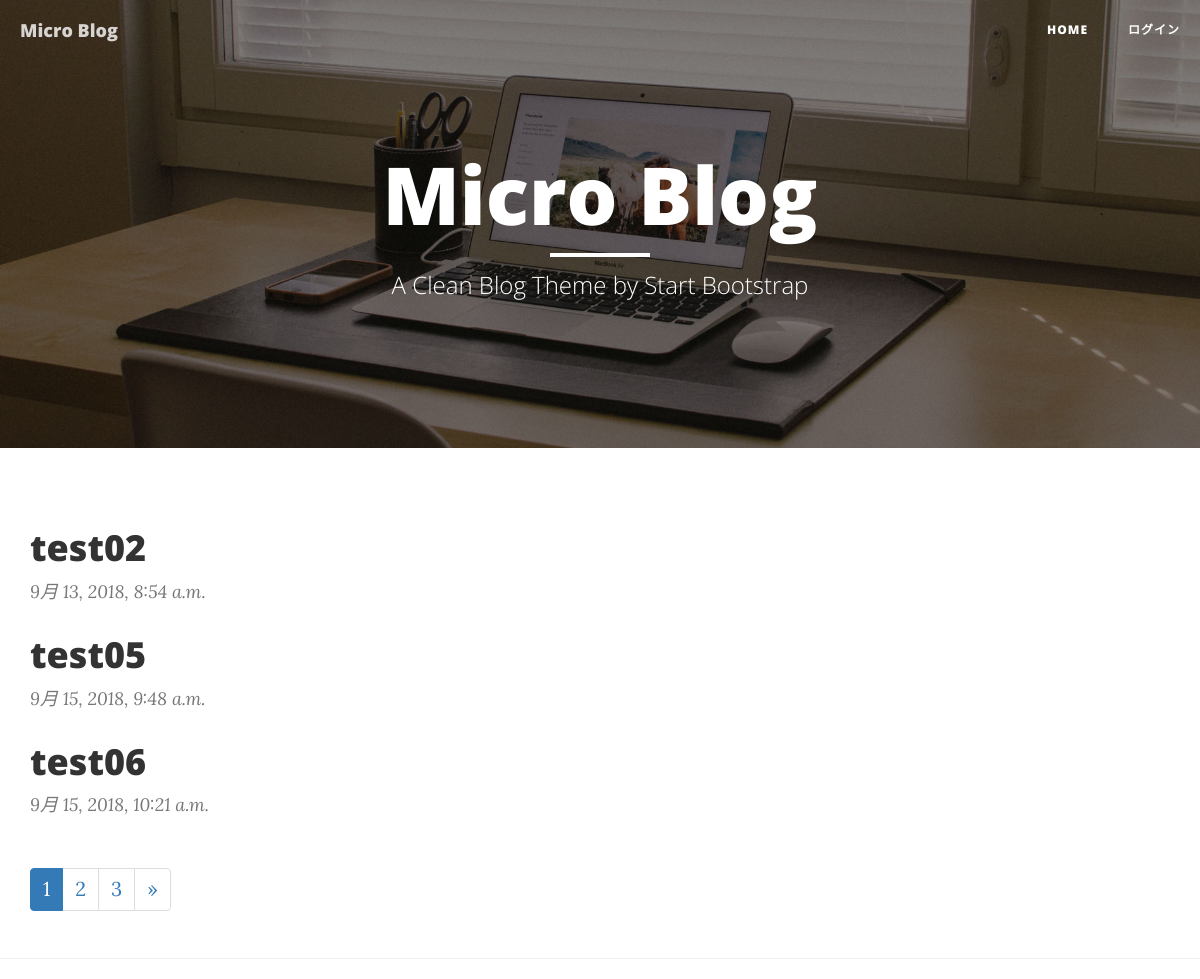
The page / on the database its author committed.
### blog/models.py (models this page shows, shortened)
class Blog(models.Model):
    content = models.CharField(max_length=140, verbose_name='本文')
    posted_date = models.DateTimeField(auto_now_add=True)

### blog/views.py (the view)
# urls.py: path('', BlogListView.as_view(), name="index"),
class BlogListView(ListView):
    model = Blog
    paginate_by = 3
    context_object_name = "blogs"

### blog/templates/blog/blog_list.html (shortened to what this page needs)
{% extends "base.html" %}
{% block body %}
    {% for blog in blogs %}
        <div class="post-preview">
            <a href="{% url 'detail' blog.id %}">
                <h2 class="post-title">{{  blog.content }}</h2>
            </a>
            <p class="post-meta">{{ blog.posted_date}}</p>
        </div>
    {% endfor %}
<nav aria-label="Page navigation example">
  <ul class="pagination">
    {% for page in paginator.page_range %}
      <li {% if page == page_obj.number %} class="active" {% endif %}><a class="page-link" href="?page={{ page }}">{{ page }}</a></li>
    {% endfor %}
    {% if page_obj.has_next %}
    <li class="page-item">
      <a class="page-link" href="?page={{ page_obj.next_page_number }}" aria-label="Next">
        <span aria-hidden="true">&raquo;</span>
      </a>
    </li>
    {% endif %}
  </ul>
</nav>
{% endblock %}

### rows shown on the page
Blog: content "test02", posted_date "9月 13, 2018, 8:54 a.m."
Blog: content "test05", posted_date "9月 15, 2018, 9:48 a.m."
Blog: content "test06", posted_date "9月 15, 2018, 10:21 a.m."

### other values the page prints
{{ page }} "1" "2" "3"
